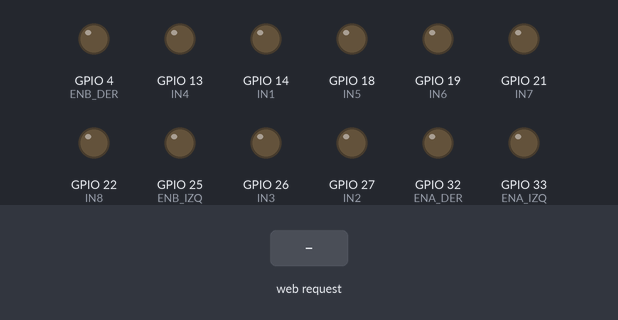
Simulated run of this sketch. Board: ESP32. Shown: output pins drawn as LEDs (lit = HIGH). The test bench sets the inputs (shaded band). WiFi joins after 1.5 s; servers stay silent unless stated; what the sketch prints to the serial monitor is not drawn.

Above: at 2.7 s.
2.8 s: HTTP request GET /adelante received
At 4.0 s:
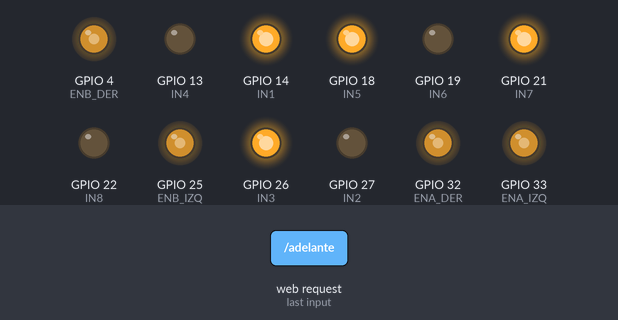
4.3 s: HTTP request GET /atras received
At 5.0 s:
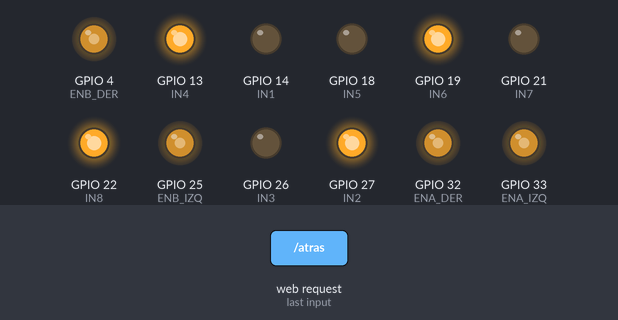
5.8 s: HTTP request GET /stop received
At 6.2 s:
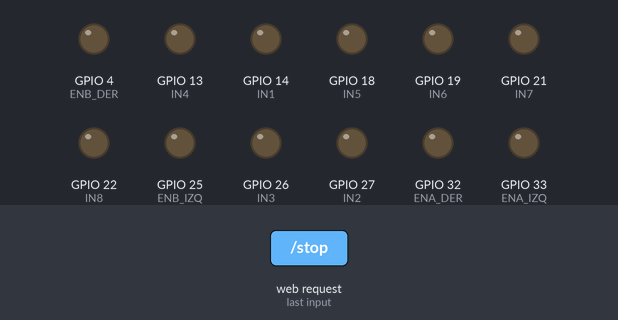
7.3 s: HTTP request GET /atras received
At 8.6 s:
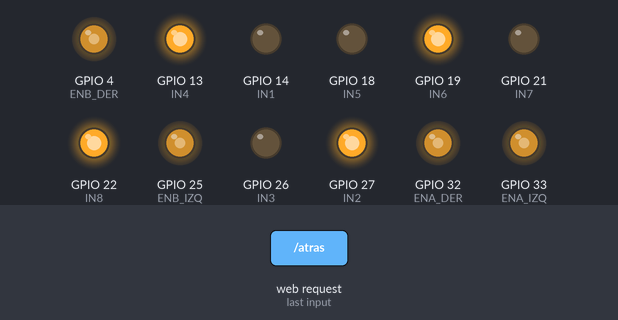
Timing chart, 0 to 9.8 s (numbered marks = the images above; inputs shaded):
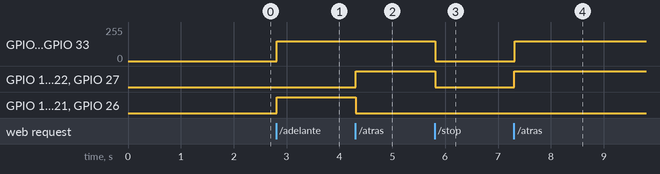

Measured:
- after the input at 2.8 s, GPIO 4 (ENB_DER), GPIO 25 (ENB_IZQ), GPIO 32 (ENA_DER), GPIO 33 (ENA_IZQ): 0/255 → 149/255 at once; GPIO 14 (IN1), GPIO 18 (IN5), GPIO 21 (IN7), GPIO 26 (IN3): LOW → HIGH at once
- after the input at 4.3 s, GPIO 13 (IN4), GPIO 19 (IN6), GPIO 22 (IN8), GPIO 27 (IN2): LOW → HIGH at once; GPIO 14 (IN1), GPIO 18 (IN5), GPIO 21 (IN7), GPIO 26 (IN3): HIGH → LOW at once
- after the input at 5.8 s, GPIO 4 (ENB_DER), GPIO 25 (ENB_IZQ), GPIO 32 (ENA_DER), GPIO 33 (ENA_IZQ): 149/255 → 0/255 at once; GPIO 13 (IN4), GPIO 19 (IN6), GPIO 22 (IN8), GPIO 27 (IN2): HIGH → LOW at once
- after the input at 7.3 s, GPIO 4 (ENB_DER), GPIO 25 (ENB_IZQ), GPIO 32 (ENA_DER), GPIO 33 (ENA_IZQ): 0/255 → 149/255 at once; GPIO 13 (IN4), GPIO 19 (IN6), GPIO 22 (IN8), GPIO 27 (IN2): LOW → HIGH at once

The sketch:

v.2.ino
```cpp
#include <WiFi.h>

const char* ssid = "IdenticaIngenieriaWIFI";
const char* password = "Identica6045500ING";

WiFiServer server(80);

// 🔹 Pines dirección

// IZQUIERDA
int IN1 = 14;
int IN2 = 27;
int IN3 = 26;
int IN4 = 13;

// DERECHA
int IN5 = 18;
int IN6 = 19;
int IN7 = 21;
int IN8 = 22;

// 🔹 PWM
int ENA_IZQ = 33; // FL
int ENB_IZQ = 25; // RL
int ENA_DER = 32; // FR
int ENB_DER = 4;  // RR

// 🔥 VARIABLES ACTUALES
int fl_actual = 0;
int rl_actual = 0;
int fr_actual = 0;
int rr_actual = 0;

// 🔥 VARIABLES OBJETIVO
int fl_target = 0;
int rl_target = 0;
int fr_target = 0;
int rr_target = 0;

// 🔹 FUNCIONES

int getValue(String req, String key, int def) {
  int index = req.indexOf(key + "=");
  if (index == -1) return def;

  int start = index + key.length() + 1;
  int end = req.indexOf("&", start);

  if (end == -1) end = req.length();

  return req.substring(start, end).toInt();
}

// 🔥 SUAVIZADO
int suavizar(int actual, int objetivo) {
  int paso = 15; // 🔧 AJUSTA SI QUIERES

  if (actual < objetivo) {
    actual += paso;
    if (actual > objetivo) actual = objetivo;
  } else if (actual > objetivo) {
    actual -= paso;
    if (actual < objetivo) actual = objetivo;
  }

  return actual;
}

// 🔹 ADELANTE (solo define objetivo)
void adelante4(int fl, int rl, int fr, int rr) {

  digitalWrite(IN1, HIGH);
  digitalWrite(IN2, LOW);

  digitalWrite(IN3, HIGH);
  digitalWrite(IN4, LOW);

  digitalWrite(IN5, HIGH);
  digitalWrite(IN6, LOW);

  digitalWrite(IN7, HIGH);
  digitalWrite(IN8, LOW);

  fl_target = fl;
  rl_target = rl;
  fr_target = fr;
  rr_target = rr;
}

// 🔹 ATRÁS (solo define objetivo)
void atras4(int fl, int rl, int fr, int rr) {

  digitalWrite(IN1, LOW);
  digitalWrite(IN2, HIGH);

  digitalWrite(IN3, LOW);
  digitalWrite(IN4, HIGH);

  digitalWrite(IN5, LOW);
  digitalWrite(IN6, HIGH);

  digitalWrite(IN7, LOW);
  digitalWrite(IN8, HIGH);

  fl_target = fl;
  rl_target = rl;
  fr_target = fr;
  rr_target = rr;
}

// 🔹 STOP
void parar() {

  digitalWrite(IN1, LOW);
  digitalWrite(IN2, LOW);
  digitalWrite(IN3, LOW);
  digitalWrite(IN4, LOW);

  digitalWrite(IN5, LOW);
  digitalWrite(IN6, LOW);
  digitalWrite(IN7, LOW);
  digitalWrite(IN8, LOW);

  fl_target = 0;
  rl_target = 0;
  fr_target = 0;
  rr_target = 0;
}

// 🚀 SETUP
void setup() {
  Serial.begin(115200);

  pinMode(IN1, OUTPUT);
  pinMode(IN2, OUTPUT);
  pinMode(IN3, OUTPUT);
  pinMode(IN4, OUTPUT);

  pinMode(IN5, OUTPUT);
  pinMode(IN6, OUTPUT);
  pinMode(IN7, OUTPUT);
  pinMode(IN8, OUTPUT);

  // PWM
  ledcAttach(ENA_IZQ, 1000, 8);
  ledcAttach(ENB_IZQ, 1000, 8);
  ledcAttach(ENA_DER, 1000, 8);
  ledcAttach(ENB_DER, 1000, 8);

  WiFi.begin(ssid, password);

  Serial.print("Conectando...");
  while (WiFi.status() != WL_CONNECTED) {
    delay(500);
    Serial.print(".");
  }

  Serial.println("\nConectado!");
  Serial.println(WiFi.localIP());

  server.begin();
}

// 🌐 LOOP
void loop() {

  // 🔥 CONTROL CONTINUO (CLAVE)
  fl_actual = suavizar(fl_actual, fl_target);
  rl_actual = suavizar(rl_actual, rl_target);
  fr_actual = suavizar(fr_actual, fr_target);
  rr_actual = suavizar(rr_actual, rr_target);

  ledcWrite(ENA_IZQ, fl_actual);
  ledcWrite(ENB_IZQ, rl_actual);
  ledcWrite(ENA_DER, fr_actual);
  ledcWrite(ENB_DER, rr_actual);

  // 🌐 SERVIDOR
  WiFiClient client = server.available();

  if (client) {

    client.setTimeout(10);
    String request = client.readString();

    Serial.println(request);

    client.flush();

    if (request.indexOf("/adelante") != -1) {

      int fl = getValue(request, "fl", 150);
      int rl = getValue(request, "rl", 150);
      int fr = getValue(request, "fr", 150);
      int rr = getValue(request, "rr", 150);

      adelante4(fl, rl, fr, rr);
    }

    if (request.indexOf("/atras") != -1) {

      int fl = getValue(request, "fl", 150);
      int rl = getValue(request, "rl", 150);
      int fr = getValue(request, "fr", 150);
      int rr = getValue(request, "rr", 150);

      atras4(fl, rl, fr, rr);
    }

    if (request.indexOf("/stop") != -1) {
      parar();
    }

    client.println("HTTP/1.1 200 OK");
    client.println("Connection: close");
    client.println("Access-Control-Allow-Origin: *");
    client.println("Content-Type: text/plain");
    client.println("");
    client.println("OK");

    client.stop();
  }
}
//v.2
```
